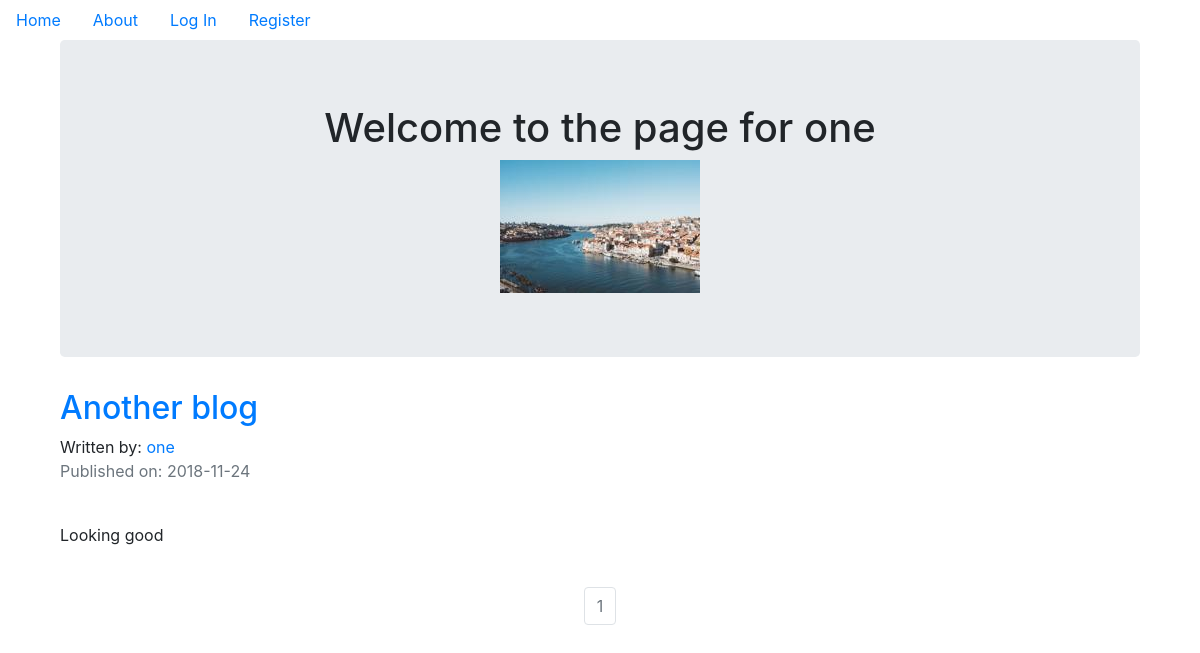
The page /one on the database its author committed.
### companyblog/models.py (models this page shows, shortened)
class User(db.Model,UserMixin):
    __tablename__ = 'users'
    id = db.Column(db.Integer,primary_key=True)
    profile_image = db.Column(db.String(64),nullable=False,default='default_profile.png')
    email = db.Column(db.String(64),unique=True,index=True)
    username = db.Column(db.String(64),unique=True,index=True)
    password_hash = db.Column(db.String(128))
    posts = db.relationship('BlogPost',backref='author',lazy=True)

class BlogPost(db.Model):
    users = db.relationship(User)
    id = db.Column(db.Integer,primary_key=True)
    user_id = db.Column(db.Integer,db.ForeignKey('users.id'),nullable=False)
    date = db.Column(db.DateTime,nullable=False,default=datetime.utcnow)
    title = db.Column(db.String(140),nullable=False)
    text = db.Column(db.Text,nullable=False)

### companyblog/users/views.py (the view)
@users.route("/<username>")
def user_posts(username):
    page = request.args.get('page',1,type=int)
    user = User.query.filter_by(username=username).first_or_404()
    blog_posts = BlogPost.query.filter_by(author=user).order_by(BlogPost.date.desc()).paginate(page=page,per_page=5)
    return render_template('user_blog_posts.html',blog_posts=blog_posts,user=user)

### companyblog/templates/user_blog_posts.html (shortened to what this page needs)
{% extends "base.html" %}
{% block content %}
<div class="container">
  <div class="jumbotron">
    <div align='center'>
      <h1 >Welcome to the page for {{user.username}}</h1>
      <img align='center' src="{{ url_for('static', filename='profile_pics/' + user.profile_image) }}">
    </div>
  </div>
{% for post in blog_posts.items %}
          <h2><a href="{{ url_for('blog_posts.blog_post', blog_post_id=post.id) }}">{{ post.title }}</a></h2>
          Written by: <a href="{{ url_for('users.user_posts', username=post.author.username) }}">{{ post.author.username }}</a>
          <p class="text-muted">Published on: {{ post.date.strftime('%Y-%m-%d') }}</p>
          <br>
            <p>{{post.text}}</p>
          <br>
{% endfor %}
</div>
<nav aria-label="Page navigation example">
  <ul class="pagination justify-content-center">
    {% for page_num in blog_posts.iter_pages(left_edge=1, right_edge=1, left_current=1, right_current=2) %}
            {% if blog_posts.page == page_num %}
              <li class="page-item disabled">
                <a class="page-link" href="{{ url_for('users.user_posts', username=user.username, page=page_num) }}">{{ page_num }}</a></li>
            {% else %}
              <li class="page-item"><a class="page-link" href="{{ url_for('users.user_posts', username=user.username, page=page_num) }}">{{ page_num }}</a></li>
            {% endif %}
    {% endfor %}
</nav>
{% endblock content %}

### rows shown on the page
User: username "one", profile_image (picture)
BlogPost: title "Another blog", author.username "one", date "2018-11-24", text "Looking good"

### other values the page prints
{{ page_num }} "1"
